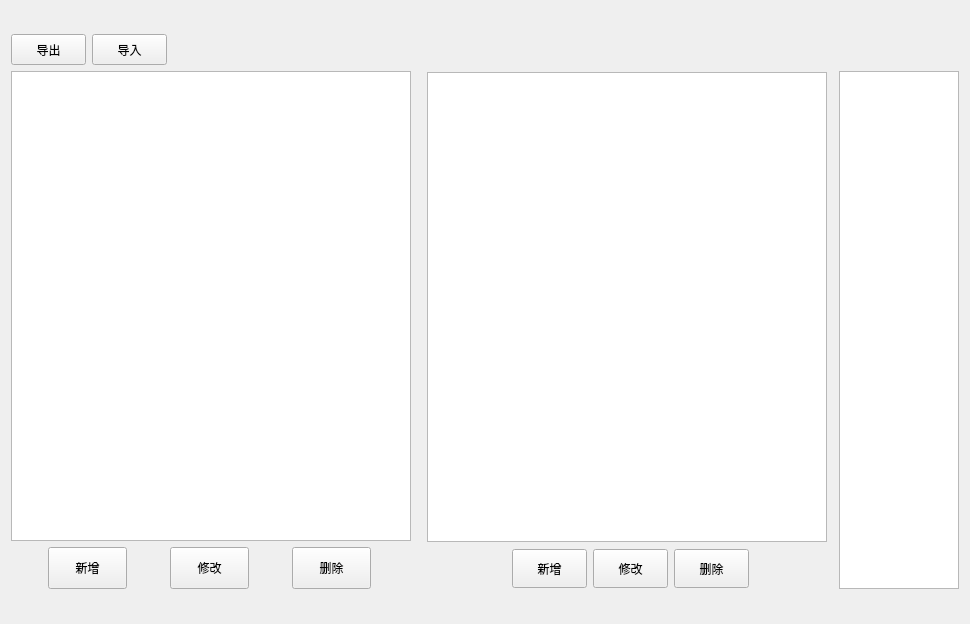
<?xml version="1.0" encoding="UTF-8"?>
<ui version="4.0">
 <class>Form</class>
 <widget class="QWidget" name="Form">
  <property name="geometry">
   <rect>
    <x>0</x>
    <y>0</y>
    <width>970</width>
    <height>624</height>
   </rect>
  </property>
  <property name="minimumSize">
   <size>
    <width>970</width>
    <height>600</height>
   </size>
  </property>
  <property name="maximumSize">
   <size>
    <width>982</width>
    <height>624</height>
   </size>
  </property>
  <property name="windowTitle">
   <string>Form</string>
  </property>
  <layout class="QVBoxLayout" name="verticalLayout_2">
   <item>
    <layout class="QVBoxLayout" name="verticalLayout">
     <item>
      <layout class="QHBoxLayout" name="horizontalLayout_3">
       <item>
        <widget class="QPushButton" name="import_service">
         <property name="minimumSize">
          <size>
           <width>75</width>
           <height>31</height>
          </size>
         </property>
         <property name="maximumSize">
          <size>
           <width>75</width>
           <height>31</height>
          </size>
         </property>
         <property name="text">
          <string>导出</string>
         </property>
        </widget>
       </item>
       <item>
        <widget class="QPushButton" name="export_service">
         <property name="minimumSize">
          <size>
           <width>75</width>
           <height>31</height>
          </size>
         </property>
         <property name="maximumSize">
          <size>
           <width>75</width>
           <height>31</height>
          </size>
         </property>
         <property name="text">
          <string>导入</string>
         </property>
        </widget>
       </item>
       <item>
        <spacer name="horizontalSpacer">
         <property name="orientation">
          <enum>Qt::Horizontal</enum>
         </property>
         <property name="sizeHint" stdset="0">
          <size>
           <width>40</width>
           <height>20</height>
          </size>
         </property>
        </spacer>
       </item>
      </layout>
     </item>
     <item>
      <layout class="QHBoxLayout" name="horizontalLayout_7">
       <item>
        <layout class="QVBoxLayout" name="verticalLayout_7">
         <property name="rightMargin">
          <number>5</number>
         </property>
         <item>
          <widget class="QTableView" name="first_service_table">
           <property name="sizePolicy">
            <sizepolicy hsizetype="Fixed" vsizetype="Fixed">
             <horstretch>0</horstretch>
             <verstretch>0</verstretch>
            </sizepolicy>
           </property>
           <property name="minimumSize">
            <size>
             <width>400</width>
             <height>470</height>
            </size>
           </property>
           <property name="maximumSize">
            <size>
             <width>400</width>
             <height>470</height>
            </size>
           </property>
           <attribute name="horizontalHeaderStretchLastSection">
            <bool>true</bool>
           </attribute>
           <attribute name="verticalHeaderVisible">
            <bool>false</bool>
           </attribute>
          </widget>
         </item>
         <item>
          <layout class="QHBoxLayout" name="horizontalLayout">
           <property name="leftMargin">
            <number>0</number>
           </property>
           <property name="topMargin">
            <number>0</number>
           </property>
           <property name="rightMargin">
            <number>0</number>
           </property>
           <item>
            <widget class="QPushButton" name="add_first_service">
             <property name="sizePolicy">
              <sizepolicy hsizetype="Expanding" vsizetype="Expanding">
               <horstretch>0</horstretch>
               <verstretch>0</verstretch>
              </sizepolicy>
             </property>
             <property name="minimumSize">
              <size>
               <width>79</width>
               <height>42</height>
              </size>
             </property>
             <property name="maximumSize">
              <size>
               <width>79</width>
               <height>42</height>
              </size>
             </property>
             <property name="text">
              <string>新增</string>
             </property>
            </widget>
           </item>
           <item>
            <widget class="QPushButton" name="update_first_service">
             <property name="sizePolicy">
              <sizepolicy hsizetype="Expanding" vsizetype="Expanding">
               <horstretch>0</horstretch>
               <verstretch>0</verstretch>
              </sizepolicy>
             </property>
             <property name="minimumSize">
              <size>
               <width>79</width>
               <height>42</height>
              </size>
             </property>
             <property name="maximumSize">
              <size>
               <width>79</width>
               <height>42</height>
              </size>
             </property>
             <property name="text">
              <string>修改</string>
             </property>
            </widget>
           </item>
           <item>
            <widget class="QPushButton" name="remove_first_service">
             <property name="sizePolicy">
              <sizepolicy hsizetype="Expanding" vsizetype="Expanding">
               <horstretch>0</horstretch>
               <verstretch>0</verstretch>
              </sizepolicy>
             </property>
             <property name="minimumSize">
              <size>
               <width>79</width>
               <height>42</height>
              </size>
             </property>
             <property name="maximumSize">
              <size>
               <width>79</width>
               <height>42</height>
              </size>
             </property>
             <property name="text">
              <string>删除</string>
             </property>
            </widget>
           </item>
          </layout>
         </item>
        </layout>
       </item>
       <item>
        <layout class="QVBoxLayout" name="verticalLayout_6">
         <property name="leftMargin">
          <number>5</number>
         </property>
         <item>
          <widget class="QTableView" name="second_service_table">
           <property name="sizePolicy">
            <sizepolicy hsizetype="Fixed" vsizetype="Fixed">
             <horstretch>0</horstretch>
             <verstretch>0</verstretch>
            </sizepolicy>
           </property>
           <property name="minimumSize">
            <size>
             <width>400</width>
             <height>470</height>
            </size>
           </property>
           <property name="maximumSize">
            <size>
             <width>400</width>
             <height>470</height>
            </size>
           </property>
           <attribute name="horizontalHeaderVisible">
            <bool>true</bool>
           </attribute>
           <attribute name="horizontalHeaderStretchLastSection">
            <bool>true</bool>
           </attribute>
           <attribute name="verticalHeaderVisible">
            <bool>false</bool>
           </attribute>
          </widget>
         </item>
         <item>
          <layout class="QHBoxLayout" name="horizontalLayout_2">
           <property name="leftMargin">
            <number>0</number>
           </property>
           <property name="topMargin">
            <number>0</number>
           </property>
           <property name="rightMargin">
            <number>0</number>
           </property>
           <item>
            <spacer name="horizontalSpacer_13">
             <property name="orientation">
              <enum>Qt::Horizontal</enum>
             </property>
             <property name="sizeHint" stdset="0">
              <size>
               <width>40</width>
               <height>20</height>
              </size>
             </property>
            </spacer>
           </item>
           <item>
            <widget class="QPushButton" name="add_second_service">
             <property name="sizePolicy">
              <sizepolicy hsizetype="Fixed" vsizetype="Expanding">
               <horstretch>0</horstretch>
               <verstretch>0</verstretch>
              </sizepolicy>
             </property>
             <property name="minimumSize">
              <size>
               <width>75</width>
               <height>39</height>
              </size>
             </property>
             <property name="maximumSize">
              <size>
               <width>75</width>
               <height>39</height>
              </size>
             </property>
             <property name="text">
              <string>新增</string>
             </property>
            </widget>
           </item>
           <item>
            <widget class="QPushButton" name="update_second_service">
             <property name="sizePolicy">
              <sizepolicy hsizetype="Fixed" vsizetype="Expanding">
               <horstretch>0</horstretch>
               <verstretch>0</verstretch>
              </sizepolicy>
             </property>
             <property name="minimumSize">
              <size>
               <width>75</width>
               <height>39</height>
              </size>
             </property>
             <property name="maximumSize">
              <size>
               <width>75</width>
               <height>39</height>
              </size>
             </property>
             <property name="text">
              <string>修改</string>
             </property>
            </widget>
           </item>
           <item>
            <widget class="QPushButton" name="remove_second_service">
             <property name="sizePolicy">
              <sizepolicy hsizetype="Fixed" vsizetype="Expanding">
               <horstretch>0</horstretch>
               <verstretch>0</verstretch>
              </sizepolicy>
             </property>
             <property name="minimumSize">
              <size>
               <width>75</width>
               <height>39</height>
              </size>
             </property>
             <property name="maximumSize">
              <size>
               <width>75</width>
               <height>39</height>
              </size>
             </property>
             <property name="text">
              <string>删除</string>
             </property>
            </widget>
           </item>
           <item>
            <spacer name="horizontalSpacer_14">
             <property name="orientation">
              <enum>Qt::Horizontal</enum>
             </property>
             <property name="sizeHint" stdset="0">
              <size>
               <width>40</width>
               <height>20</height>
              </size>
             </property>
            </spacer>
           </item>
          </layout>
         </item>
        </layout>
       </item>
       <item>
        <widget class="QTableView" name="checkbox_table">
         <property name="sizePolicy">
          <sizepolicy hsizetype="Fixed" vsizetype="Fixed">
           <horstretch>0</horstretch>
           <verstretch>0</verstretch>
          </sizepolicy>
         </property>
         <property name="minimumSize">
          <size>
           <width>120</width>
           <height>500</height>
          </size>
         </property>
         <property name="maximumSize">
          <size>
           <width>120</width>
           <height>550</height>
          </size>
         </property>
         <attribute name="horizontalHeaderVisible">
          <bool>false</bool>
         </attribute>
         <attribute name="verticalHeaderVisible">
          <bool>false</bool>
         </attribute>
        </widget>
       </item>
      </layout>
     </item>
    </layout>
   </item>
  </layout>
 </widget>
 <resources/>
 <connections/>
</ui>
